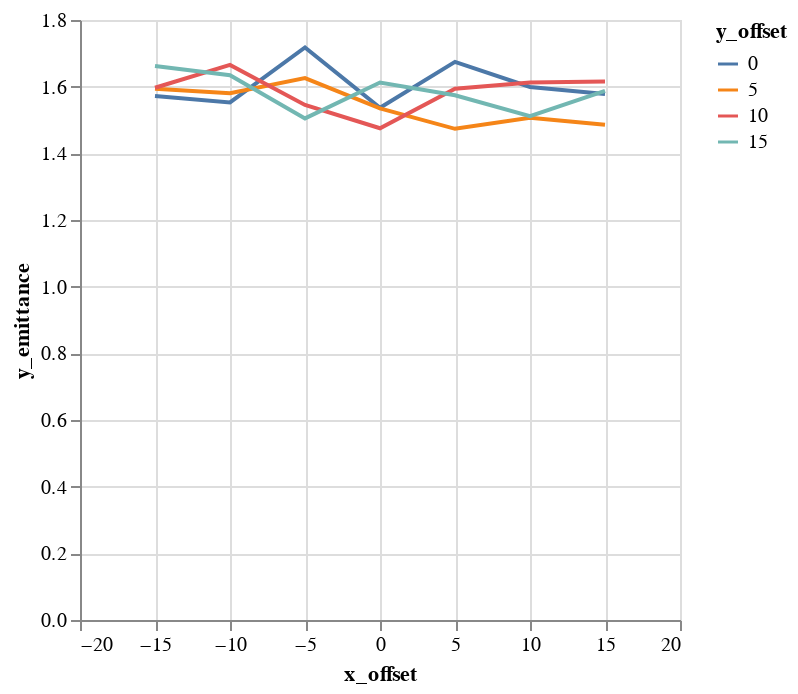

The cell this chart's notebook holds for it:
### Code cell
alt.Chart(emit_df).mark_line().encode(
    color='y_offset:N',
    x='x_offset',
    y='y_emittance',
)

### Figure 1 — Vega-Lite specification as saved in the notebook (floating-point values rounded to 4 significant figures)
{"$schema": "https://vega.github.io/schema/vega-lite/v1.2.1.json", "data": {"values": [{"losses": 0, "relbeta": 0.002308, "sourceID": 16777222, "sourceName": "x_-15_y_0", "x_emittance": 1.621, "x_norm_emittance": 0.003742, "x_offset": -15, "y_emittance": 1.572, "y_norm_emittance": 0.003629, "y_offset": 0}, {"losses": 0, "relbeta": 0.002308, "sourceID": 16777229, "sourceName": "x_-15_y_5", "x_emittance": 1.593, "x_norm_emittance": 0.003678, "x_offset": -15, "y_emittance": 1.594, "y_norm_emittance": 0.003679, "y_offset": 5}, {"losses": 0, "relbeta": 0.002308, "sourceID": 16777236, "sourceName": "x_-15_y_10", "x_emittance": 1.617, "x_norm_emittance": 0.003733, "x_offset": -15, "y_emittance": 1.597, "y_norm_emittance": 0.003686, "y_offset": 10}, {"losses": 0, "relbeta": 0.002308, "sourceID": 16777243, "sourceName": "x_-15_y_15", "x_emittance": 1.671, "x_norm_emittance": 0.003858, "x_offset": -15, "y_emittance": 1.662, "y_norm_emittance": 0.003836, "y_offset": 15}, {"losses": 0, "relbeta": 0.002308, "sourceID": 16777220, "sourceName": "x_-10_y_0", "x_emittance": 1.592, "x_norm_emittance": 0.003675, "x_offset": -10, "y_emittance": 1.553, "y_norm_emittance": 0.003584, "y_offset": 0}, {"losses": 0, "relbeta": 0.002308, "sourceID": 16777227, "sourceName": "x_-10_y_5", "x_emittance": 1.613, "x_norm_emittance": 0.003723, "x_offset": -10, "y_emittance": 1.58, "y_norm_emittance": 0.003647, "y_offset": 5}, {"losses": 0, "relbeta": 0.002308, "sourceID": 16777234, "sourceName": "x_-10_y_10", "x_emittance": 1.487, "x_norm_emittance": 0.003432, "x_offset": -10, "y_emittance": 1.665, "y_norm_emittance": 0.003844, "y_offset": 10}, {"losses": 0, "relbeta": 0.002308, "sourceID": 16777241, "sourceName": "x_-10_y_15", "x_emittance": 1.45, "x_norm_emittance": 0.003347, "x_offset": -10, "y_emittance": 1.634, "y_norm_emittance": 0.003773, "y_offset": 15}, {"losses": 0, "relbeta": 0.002308, "sourceID": 16777218, "sourceName": "x_-5_y_0", "x_emittance": 1.676, "x_norm_emittance": 0.00387, "x_offset": -5, "y_emittance": 1.718, "y_norm_emittance": 0.003965, "y_offset": 0}, {"losses": 0, "relbeta": 0.002308, "sourceID": 16777225, "sourceName": "x_-5_y_5", "x_emittance": 1.523, "x_norm_emittance": 0.003517, "x_offset": -5, "y_emittance": 1.626, "y_norm_emittance": 0.003753, "y_offset": 5}, {"losses": 0, "relbeta": 0.002308, "sourceID": 16777232, "sourceName": "x_-5_y_10", "x_emittance": 1.511, "x_norm_emittance": 0.003489, "x_offset": -5, "y_emittance": 1.545, "y_norm_emittance": 0.003567, "y_offset": 10}, {"losses": 0, "relbeta": 0.002308, "sourceID": 16777239, "sourceName": "x_-5_y_15", "x_emittance": 1.692, "x_norm_emittance": 0.003905, "x_offset": -5, "y_emittance": 1.505, "y_norm_emittance": 0.003474, "y_offset": 15}, {"losses": 0, "relbeta": 0.002308, "sourceID": 16777216, "sourceName": "x_0_y_0", "x_emittance": 1.54, "x_norm_emittance": 0.003555, "x_offset": 0, "y_emittance": 1.537, "y_norm_emittance": 0.003547, "y_offset": 0}, {"losses": 0, "relbeta": 0.002308, "sourceID": 16777223, "sourceName": "x_0_y_5", "x_emittance": 1.541, "x_norm_emittance": 0.003556, "x_offset": 0, "y_emittance": 1.535, "y_norm_emittance": 0.003544, "y_offset": 5}, {"losses": 0, "relbeta": 0.002308, "sourceID": 16777230, "sourceName": "x_0_y_10", "x_emittance": 1.403, "x_norm_emittance": 0.003239, "x_offset": 0, "y_emittance": 1.475, "y_norm_emittance": 0.003406, "y_offset": 10}, {"losses": 0, "relbeta": 0.002308, "sourceID": 16777237, "sourceName": "x_0_y_15", "x_emittance": 1.768, "x_norm_emittance": 0.004082, "x_offset": 0, "y_emittance": 1.612, "y_norm_emittance": 0.003722, "y_offset": 15}, {"losses": 0, "relbeta": 0.002308, "sourceID": 16777217, "sourceName": "x_5_y_0", "x_emittance": 1.55, "x_norm_emittance": 0.003577, "x_offset": 5, "y_emittance": 1.674, "y_norm_emittance": 0.003865, "y_offset": 0}, {"losses": 0, "relbeta": 0.002308, "sourceID": 16777224, "sourceName": "x_5_y_5", "x_emittance": 1.602, "x_norm_emittance": 0.003699, "x_offset": 5, "y_emittance": 1.474, "y_norm_emittance": 0.003402, "y_offset": 5}, {"losses": 0, "relbeta": 0.002308, "sourceID": 16777231, "sourceName": "x_5_y_10", "x_emittance": 1.463, "x_norm_emittance": 0.003376, "x_offset": 5, "y_emittance": 1.594, "y_norm_emittance": 0.003679, "y_offset": 10}, {"losses": 0, "relbeta": 0.002308, "sourceID": 16777238, "sourceName": "x_5_y_15", "x_emittance": 1.598, "x_norm_emittance": 0.00369, "x_offset": 5, "y_emittance": 1.574, "y_norm_emittance": 0.003634, "y_offset": 15}, {"losses": 0, "relbeta": 0.002308, "sourceID": 16777219, "sourceName": "x_10_y_0", "x_emittance": 1.519, "x_norm_emittance": 0.003507, "x_offset": 10, "y_emittance": 1.599, "y_norm_emittance": 0.003691, "y_offset": 0}, {"losses": 0, "relbeta": 0.002308, "sourceID": 16777226, "sourceName": "x_10_y_5", "x_emittance": 1.448, "x_norm_emittance": 0.003342, "x_offset": 10, "y_emittance": 1.507, "y_norm_emittance": 0.003478, "y_offset": 5}, {"losses": 0, "relbeta": 0.002308, "sourceID": 16777233, "sourceName": "x_10_y_10", "x_emittance": 1.743, "x_norm_emittance": 0.004023, "x_offset": 10, "y_emittance": 1.613, "y_norm_emittance": 0.003723, "y_offset": 10}, {"losses": 0, "relbeta": 0.002308, "sourceID": 16777240, "sourceName": "x_10_y_15", "x_emittance": 1.573, "x_norm_emittance": 0.003631, "x_offset": 10, "y_emittance": 1.511, "y_norm_emittance": 0.003489, "y_offset": 15}, {"losses": 0, "relbeta": 0.002308, "sourceID": 16777221, "sourceName": "x_15_y_0", "x_emittance": 1.499, "x_norm_emittance": 0.003459, "x_offset": 15, "y_emittance": 1.578, "y_norm_emittance": 0.003643, "y_offset": 0}, {"losses": 0, "relbeta": 0.002308, "sourceID": 16777228, "sourceName": "x_15_y_5", "x_emittance": 1.572, "x_norm_emittance": 0.003628, "x_offset": 15, "y_emittance": 1.486, "y_norm_emittance": 0.003429, "y_offset": 5}, {"losses": 0, "relbeta": 0.002308, "sourceID": 16777235, "sourceName": "x_15_y_10", "x_emittance": 1.623, "x_norm_emittance": 0.003746, "x_offset": 15, "y_emittance": 1.616, "y_norm_emittance": 0.00373, "y_offset": 10}, {"losses": 0, "relbeta": 0.002308, "sourceID": 16777242, "sourceName": "x_15_y_15", "x_emittance": 1.515, "x_norm_emittance": 0.003497, "x_offset": 15, "y_emittance": 1.588, "y_norm_emittance": 0.003665, "y_offset": 15}]}, "encoding": {"color": {"field": "y_offset", "type": "nominal"}, "x": {"field": "x_offset", "type": "quantitative"}, "y": {"field": "y_emittance", "type": "quantitative"}}, "mark": "line"}
